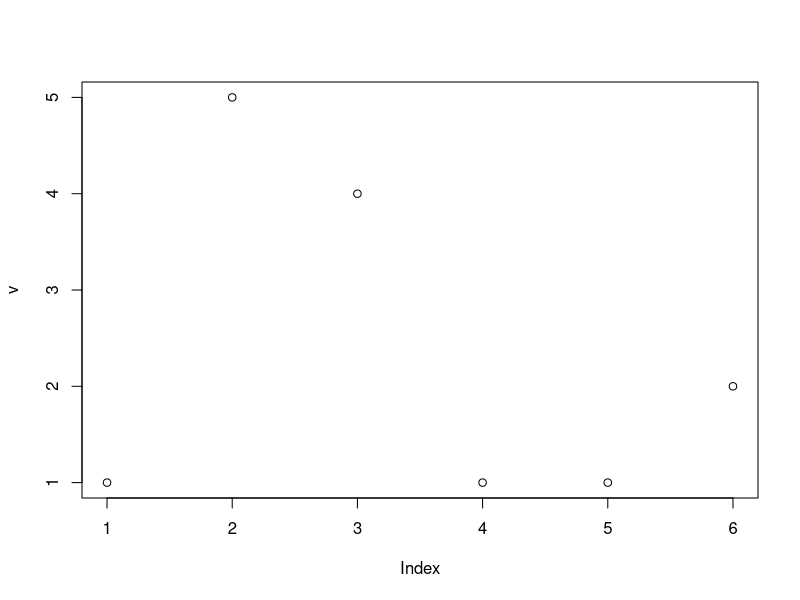
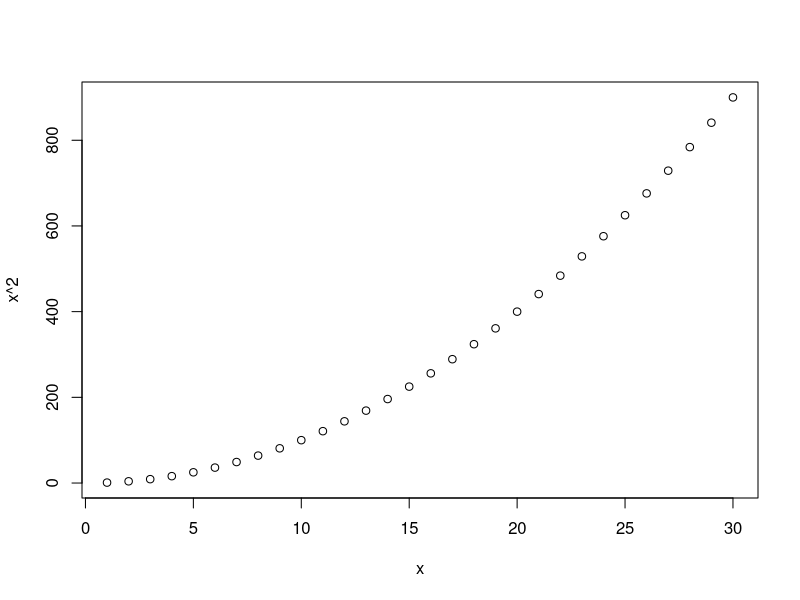

Write R code to recreate these figures, in order.
## ---- chunk 1
#in built constants
pi
## ---- chunk 2
# Used like lists in python
# 'c' means concatenation
v <- c(1, 5, 4, 1, 1, 2)
print(v)

# To add a number across the vector
v1 <- v + 1000
print(v1)

# To square all the numbers in the vector
v2 <- v^2
print(v2)

# To inverse all the numbers in the vector
v3 <- 1/v
print(v3)
## ---- chunk 3
# R's version of range() in python
1:9
100:120
## ---- chunk 4
plot(v)
## ---- chunk 5
x <- 1:30
plot(x, x^2)
